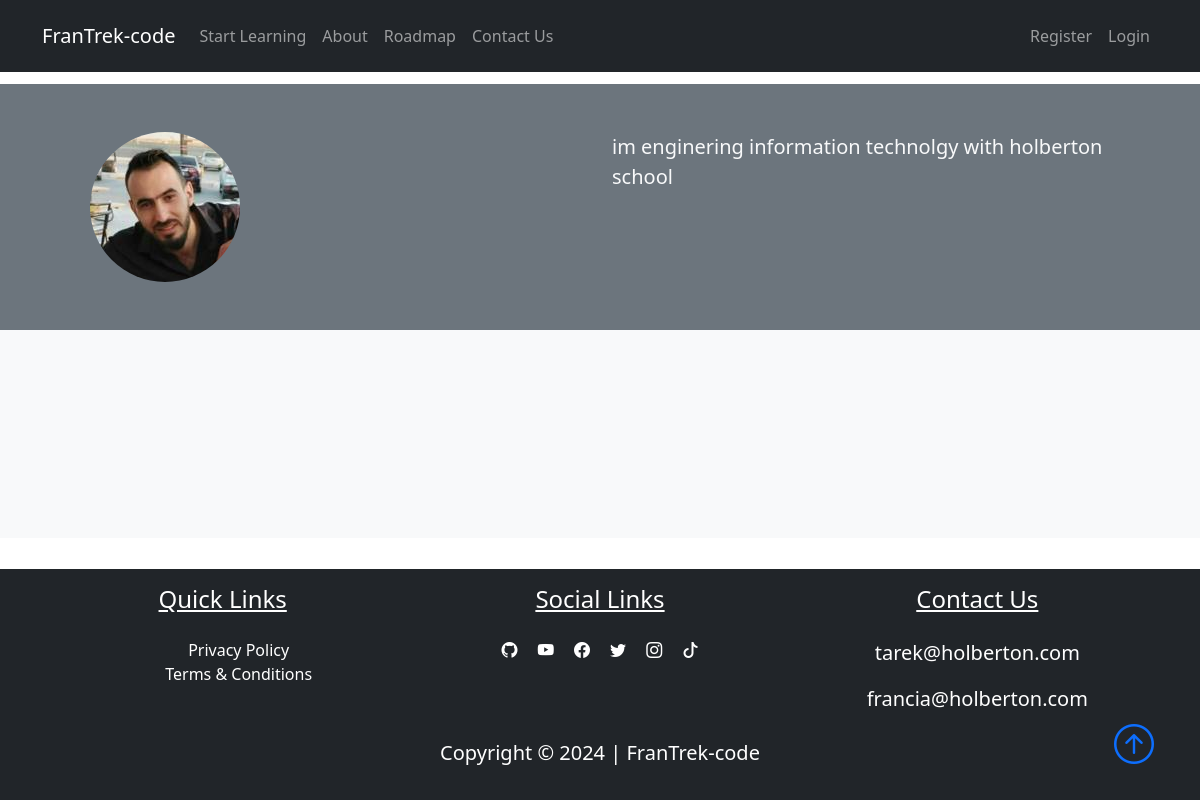
The app's page /author/tarek with its own data.
### FranTrek/models.py (models this page shows, shortened)
class User(db.Model, UserMixin):
    id = db.Column(db.Integer, primary_key=True)
    fname = db.Column(db.String(25), nullable=False)
    lname = db.Column(db.String(25), nullable=False)
    username = db.Column(db.String(25), unique=True, nullable=False)
    email = db.Column(db.String(125), unique=True, nullable=False)
    image_file = db.Column(db.String(20), nullable=False, default="default.png")
    bio = db.Column(db.Text, nullable=True)
    password = db.Column(db.String(60), nullable=False)
    lessons = db.relationship("Lesson", backref="author", lazy=True)

### FranTrek/users/routes.py (the view)
@users.route("/author/<string:username>", methods=["GET"])
def author(username):
    user = User.query.filter_by(username=username).first_or_404()
    page = request.args.get("page", 1, type=int)
    lessons = (
        Lesson.query.filter_by(author=user)
        .order_by(Lesson.date_posted.desc())
        .paginate(page=page, per_page=6)
    )
    return render_template("author.html", lessons=lessons, user=user)

### FranTrek/templates/author.html (shortened to what this page needs)
{% extends "layout.html"%}
{% block content %}
<div class="container-fluid bg-secondary">
    <div class="container">
        <div class="row p-5">
            <div class="col-6">
                <img class="rounded-circle" src="{{url_for('static', filename='user_pics/' + user.image_file)}}" alt="">
            </div>
            <div class="col-6">
                <span class="lead text-light">{{user.bio}}</span>
            </div>
        </div>
    </div>
</div>
<section class="bg-light">
    <div class="container p-5">
        <div class="row">
            <nav class="mt-5" aria-label="...">
            </nav>
        </div>
    </div>
</section>
{% endblock content%}

### FranTrek/static/main.css (style rules this page uses)
body::before { display: block; content: ''; height: 60px; }

### records on screen
User: image_file (picture), bio "im enginering information technolgy with holberton school"
